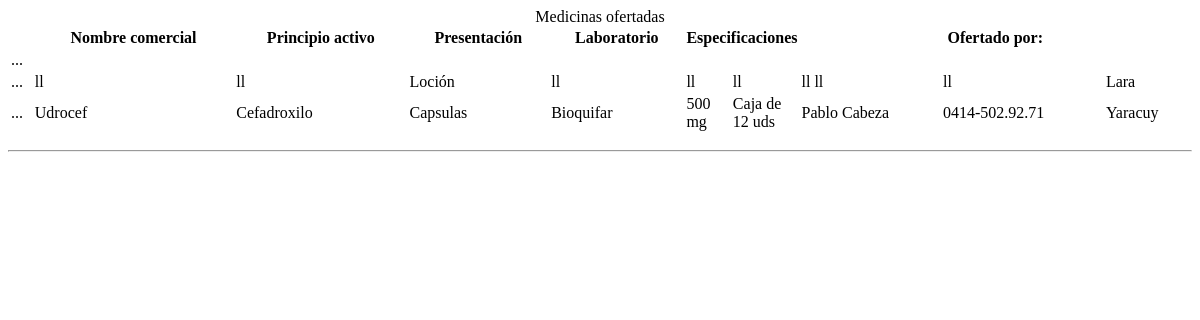
The page /buscador/buscarTodosMedicamOfertados.php on the database its author committed.
### tables this page shows
CREATE TABLE `medicamentos_ofrecidos` (
  `ID_MO` int(11) NOT NULL,
  `nombre_Medic` varchar(30) NOT NULL,
  `principio_Activo` varchar(40) NOT NULL,
  `presentacion_Medic` varchar(30) NOT NULL,
  `laboratorio_Medic` varchar(20) NOT NULL,
  `especificaciones_Medic` varchar(50) NOT NULL,
  `unidades_Medic` varchar(50) NOT NULL,
  `fecha_oferta` datetime NOT NULL DEFAULT CURRENT_TIMESTAMP ON UPDATE CURRENT_TIMESTAMP,
  `nombre_solicitante` varchar(20) NOT NULL,
  `apellido_solicitante` varchar(20) NOT NULL,
  `telefono_solicitante` varchar(14) NOT NULL,
  `estado_solicitante` varchar(20) NOT NULL
);

### buscador/buscarTodosMedicamOfertados.php (the view, shortened to what this page needs)
<?php
	include("../conexion/Conexion_BD.php");
    $Consulta=  "SELECT * FROM medicamentos_ofrecidos ORDER BY fecha_oferta DESC";
	$Recordset= mysqli_query($conexion,$Consulta);
    if(mysqli_num_rows($Recordset) != 0){ ?>
    <form action="../proveedores/pedidoProveedores.php" method="POST">
        <table class="tablaOfertados">
            <caption>Medicinas ofertadas</caption>
            <thead>
                <tr>
                    <th class="buscar_3"></th>
                    <th>Nombre comercial</th>
                    <th>Principio activo</th>
                    <th>Presentación</th>
                    <th>Laboratorio</th>
                    <th style=" width: 4% !important;" colspan="2">Especificaciones</th>
                    <th class="detalle_3" colspan="5">Ofertado por:</th>
                </tr>
            </thead>
                    <?php
            while($medicamento= mysqli_fetch_array($Recordset)){
                ?>
                    <tbody class="buscar_2">
                        <tr class="buscar_1">
                            <td class="buscar_3">...</td>
                            <td class="textoCelda_4"><?php echo $medicamento["nombre_Medic"];?></td>
                            <td class="textoCelda_4"><?php echo $medicamento["principio_Activo"];?></td>
                            <td class="textoCelda_4A"><?php echo $medicamento["presentacion_Medic"];?></td>
                            <td class="textoCelda_4"><?php echo $medicamento["laboratorio_Medic"];?></td>
                            <td class="textoCelda_4C"><?php echo $medicamento["especificaciones_Medic"];?></td>
                            <td  class="textoCelda_4 detalle_2"><?php echo $medicamento["unidades_Medic"];?></td>
                            <td class="textoCelda_4B detalle_4"><?php echo $medicamento["nombre_solicitante"] . " " . $medicamento["apellido_solicitante"];?></td>
                            <td class="textoCelda_4B"><?php echo $medicamento["telefono_solicitante"];?></td>
                            <td class="textoCelda_4B"><?php echo $medicamento["estado_solicitante"];?></td>
                        </tr>
                    </tbody>
                    <?php } ?>
        </table>
    </form>
           <?php
        }
        else{
            echo "<h3>Sin resultados.</h3>";
            echo "<a class='buttonCuatro' style='margin:auto' href='javascript:history.go(0)'>Limpiar</a>";
        }
     ?>
        <hr class="linea">

### rows shown on the page
medicamentos_ofrecidos: nombre_Medic "ll", principio_Activo "ll", presentacion_Medic "Loción", laboratorio_Medic "ll", especificaciones_Medic "ll", unidades_Medic "ll", nombre_solicitante "ll", apellido_solicitante "ll", telefono_solicitante "ll", estado_solicitante "Lara"
medicamentos_ofrecidos: nombre_Medic "Udrocef", principio_Activo "Cefadroxilo", presentacion_Medic "Capsulas", laboratorio_Medic "Bioquifar", especificaciones_Medic "500 mg", unidades_Medic "Caja de 12 uds", nombre_solicitante "Pablo", apellido_solicitante "Cabeza", telefono_solicitante "0414-502.92.71", estado_solicitante "Yaracuy"
